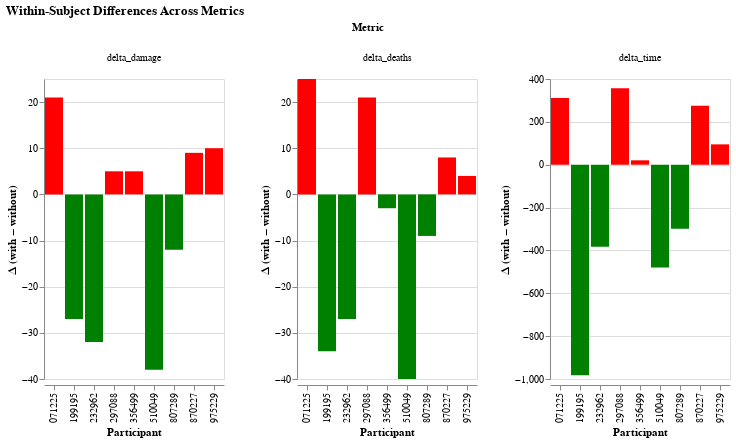

Notebook code for this chart:
### Code cell
delta_long = delta_df.melt(
    id_vars="participant_id",
    value_vars=["delta_deaths", "delta_damage", "delta_time"],
    var_name="metric",
    value_name="delta"
)

chart_delta_facet = alt.Chart(delta_long).mark_bar().encode(
    x=alt.X("participant_id:N", title="Participant"),
    y=alt.Y("delta:Q", title="Δ (with - without)"),
    color=alt.condition(
        alt.datum.delta < 0,
        alt.value("green"),
        alt.value("red")
    ),
    column=alt.Column("metric:N", title="Metric")
).properties(
    title="Within-Subject Differences Across Metrics",
    width=180,
    height=300
).resolve_scale(
    y="independent"
)

chart_delta_facet

### Figure 1 — Vega-Lite specification as saved in the notebook (floating-point values rounded to 4 significant figures)
{"config": {"view": {"continuousWidth": 300, "continuousHeight": 300}}, "data": {"name": "data-2affe864e6032c4fc87e308411b9d1bc"}, "mark": {"type": "bar"}, "encoding": {"color": {"condition": {"test": "(datum.delta < 0)", "value": "green"}, "value": "red"}, "column": {"field": "metric", "title": "Metric", "type": "nominal"}, "x": {"field": "participant_id", "title": "Participant", "type": "nominal"}, "y": {"field": "delta", "title": "Δ (with − without)", "type": "quantitative"}}, "height": 300, "resolve": {"scale": {"y": "independent"}}, "title": "Within-Subject Differences Across Metrics", "width": 180, "$schema": "https://vega.github.io/schema/vega-lite/v6.1.0.json", "datasets": {"data-2affe864e6032c4fc87e308411b9d1bc": [{"participant_id": "071225", "metric": "delta_deaths", "delta": 25.0}, {"participant_id": "199195", "metric": "delta_deaths", "delta": -34.0}, {"participant_id": "232962", "metric": "delta_deaths", "delta": -27.0}, {"participant_id": "297088", "metric": "delta_deaths", "delta": 21.0}, {"participant_id": "356499", "metric": "delta_deaths", "delta": -3.0}, {"participant_id": "510049", "metric": "delta_deaths", "delta": -40.0}, {"participant_id": "807289", "metric": "delta_deaths", "delta": -9.0}, {"participant_id": "870227", "metric": "delta_deaths", "delta": 8.0}, {"participant_id": "975229", "metric": "delta_deaths", "delta": 4.0}, {"participant_id": "071225", "metric": "delta_damage", "delta": 21.0}, {"participant_id": "199195", "metric": "delta_damage", "delta": -27.0}, {"participant_id": "232962", "metric": "delta_damage", "delta": -32.0}, {"participant_id": "297088", "metric": "delta_damage", "delta": 5.0}, {"participant_id": "356499", "metric": "delta_damage", "delta": 5.0}, {"participant_id": "510049", "metric": "delta_damage", "delta": -38.0}, {"participant_id": "807289", "metric": "delta_damage", "delta": -12.0}, {"participant_id": "870227", "metric": "delta_damage", "delta": 9.0}, {"participant_id": "975229", "metric": "delta_damage", "delta": 10.0}, {"participant_id": "071225", "metric": "delta_time", "delta": 310.9}, {"participant_id": "199195", "metric": "delta_time", "delta": -982.5}, {"participant_id": "232962", "metric": "delta_time", "delta": -383.1}, {"participant_id": "297088", "metric": "delta_time", "delta": 356.5}, {"participant_id": "356499", "metric": "delta_time", "delta": 20.5}, {"participant_id": "510049", "metric": "delta_time", "delta": -480.2}, {"participant_id": "807289", "metric": "delta_time", "delta": -298.9}, {"participant_id": "870227", "metric": "delta_time", "delta": 275.3}, {"participant_id": "975229", "metric": "delta_time", "delta": 95.03}]}}
